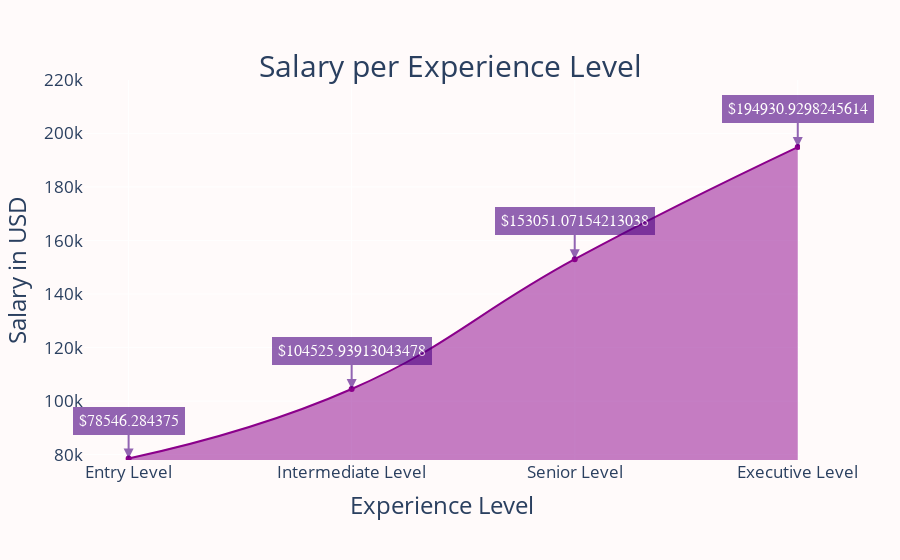

Source (notebook cell):
### Markdown cell above
# Pay by Experience Level

### Code cell
pay_by_exp = df.groupby('experience_level')['salary_in_usd'].mean().reset_index()

category_order = ['Entry Level', 'Intermediate Level', 'Senior Level', 'Executive Level']

pay_by_exp['experience_level'] = pd.Categorical(pay_by_exp['experience_level'], categories=category_order, ordered=True)
pay_by_exp = pay_by_exp.sort_values('experience_level')

fig4 = go.Figure()

fig4.add_trace(go.Scatter(
    x=pay_by_exp['experience_level'],
    y=pay_by_exp['salary_in_usd'],
    mode='lines+markers+text',
    fill='tozeroy',
    #Asked ChatGPT How to make the line Smoother
    line=dict(
        color='darkmagenta',
        width=2,
        shape='spline',
        smoothing=1.3 
    )
))
fig4.update_layout(
    title={
        'text': "Salary per Experience Level",
        'y':0.9,
        'x':0.5,
        'font': {'size': 30},
        'xanchor': 'center',
        'yanchor': 'top'},

    xaxis_title='Experience Level',
    yaxis_title='Salary (USD)',
    margin=dict(l=40, r=100, t=80, b=100),
    xaxis=dict(range=[-0.2, 3.01], tickfont=dict(size=17), title=dict(text='Experience Level', font=dict(size=24))),
    yaxis=dict(range=[78000, 220000], tickfont=dict(size=17), title=dict(text='Salary in USD', font=dict(size=24))),
    plot_bgcolor='snow',  
    paper_bgcolor='snow',
)

for i in range(len(pay_by_exp)):
    fig4.add_annotation(
        x=pay_by_exp['experience_level'][i],
        y=pay_by_exp['salary_in_usd'][i],
        xref="x",
        yref="y",
        text='$' + str(pay_by_exp['salary_in_usd'][i]),
        showarrow=True,
        font=dict(
            family="Courier New, monospace",
            size=16,
            color="white",
        ),
        align="center",
        arrowhead=2,
        arrowsize=1,
        arrowwidth=2,
        arrowcolor="indigo",
        ax=0,
        ay=-38,
        bordercolor="indigo",
        borderwidth=2,
        borderpad=4,
        bgcolor="indigo",
        opacity=0.6
    )

fig4.show()

### Figure 1 — Plotly figure (JSON) as saved in the notebook; plotly's stock layout.template omitted (floating-point values rounded to 4 significant figures)
{"data": [{"fill": "tozeroy", "line": {"color": "darkmagenta", "shape": "spline", "smoothing": 1.3, "width": 2}, "mode": "lines+markers+text", "type": "scatter", "x": ["Entry Level", "Intermediate Level", "Senior Level", "Executive Level"], "y": [78550.0, 104500.0, 153100.0, 194900.0]}], "layout": {"annotations": [{"align": "center", "arrowcolor": "indigo", "arrowhead": 2, "arrowsize": 1, "arrowwidth": 2, "ax": 0, "ay": -38, "bgcolor": "indigo", "bordercolor": "indigo", "borderpad": 4, "borderwidth": 2, "font": {"color": "white", "family": "Courier New, monospace", "size": 16}, "opacity": 0.6, "showarrow": true, "text": "$78546.284375", "x": "Entry Level", "xref": "x", "y": 78550.0, "yref": "y"}, {"align": "center", "arrowcolor": "indigo", "arrowhead": 2, "arrowsize": 1, "arrowwidth": 2, "ax": 0, "ay": -38, "bgcolor": "indigo", "bordercolor": "indigo", "borderpad": 4, "borderwidth": 2, "font": {"color": "white", "family": "Courier New, monospace", "size": 16}, "opacity": 0.6, "showarrow": true, "text": "$194930.9298245614", "x": "Executive Level", "xref": "x", "y": 194900.0, "yref": "y"}, {"align": "center", "arrowcolor": "indigo", "arrowhead": 2, "arrowsize": 1, "arrowwidth": 2, "ax": 0, "ay": -38, "bgcolor": "indigo", "bordercolor": "indigo", "borderpad": 4, "borderwidth": 2, "font": {"color": "white", "family": "Courier New, monospace", "size": 16}, "opacity": 0.6, "showarrow": true, "text": "$104525.93913043478", "x": "Intermediate Level", "xref": "x", "y": 104500.0, "yref": "y"}, {"align": "center", "arrowcolor": "indigo", "arrowhead": 2, "arrowsize": 1, "arrowwidth": 2, "ax": 0, "ay": -38, "bgcolor": "indigo", "bordercolor": "indigo", "borderpad": 4, "borderwidth": 2, "font": {"color": "white", "family": "Courier New, monospace", "size": 16}, "opacity": 0.6, "showarrow": true, "text": "$153051.07154213038", "x": "Senior Level", "xref": "x", "y": 153100.0, "yref": "y"}], "margin": {"b": 100, "l": 40, "r": 100, "t": 80}, "paper_bgcolor": "snow", "plot_bgcolor": "snow", "title": {"font": {"size": 30}, "text": "Salary per Experience Level", "x": 0.5, "xanchor": "center", "y": 0.9, "yanchor": "top"}, "xaxis": {"range": [-0.2, 3.01], "tickfont": {"size": 17}, "title": {"font": {"size": 24}, "text": "Experience Level"}}, "yaxis": {"range": [78000, 220000], "tickfont": {"size": 17}, "title": {"font": {"size": 24}, "text": "Salary in USD"}}}}
